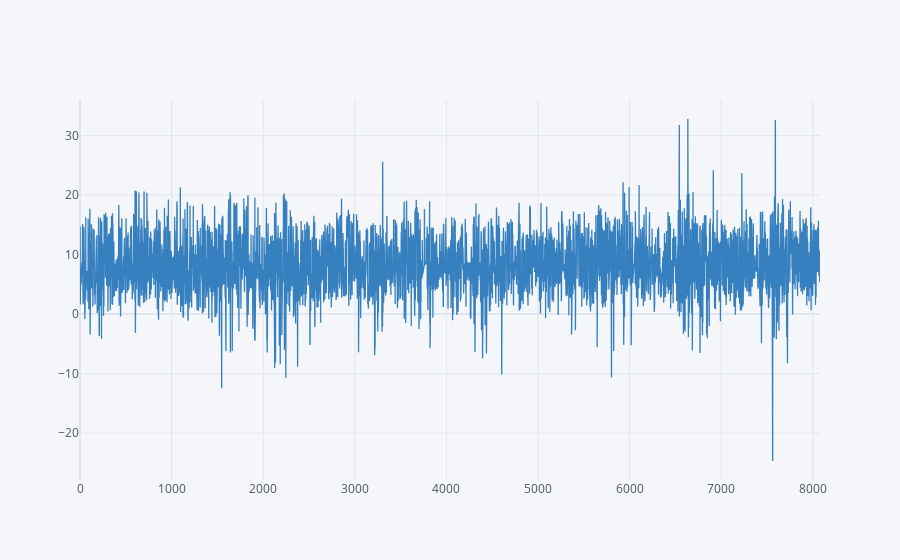

This figure's notebook cell:
### Markdown cell above
### LINE DISTRIBUTION OF FUNDS RETURNS 10 YEARS

### Code cell
df['fund_return_10years'].iplot(color = "blue")

### Figure 1 — Plotly figure (JSON) as saved in the notebook; plotly's stock layout.template omitted (floating-point values rounded to 4 significant figures; data arrays with more than 128 entries replaced by an {"elided": "..."} marker saying what was removed)
{"data": [{"line": {"color": "rgba(55, 128, 191, 1.0)", "dash": "solid", "shape": "linear", "width": 1.3}, "mode": "lines", "name": "fund_return_10years", "text": "", "type": "scatter", "x": {"elided": "8080 int values"}, "y": {"elided": "8080 float values"}}], "layout": {"autosize": true, "legend": {"bgcolor": "#F5F6F9", "font": {"color": "#4D5663"}}, "paper_bgcolor": "#F5F6F9", "plot_bgcolor": "#F5F6F9", "title": {"font": {"color": "#4D5663"}}, "xaxis": {"autorange": true, "gridcolor": "#E1E5ED", "range": [0, 8079], "showgrid": true, "tickfont": {"color": "#4D5663"}, "title": {"font": {"color": "#4D5663"}, "text": ""}, "type": "linear", "zerolinecolor": "#E1E5ED"}, "yaxis": {"autorange": true, "gridcolor": "#E1E5ED", "range": [-27.89, 35.98], "showgrid": true, "tickfont": {"color": "#4D5663"}, "title": {"font": {"color": "#4D5663"}, "text": ""}, "type": "linear", "zerolinecolor": "#E1E5ED"}}}
